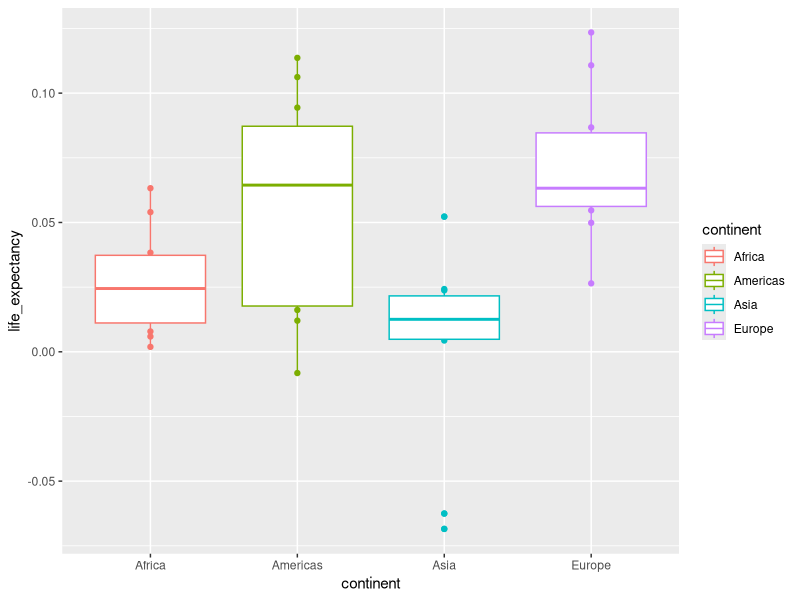
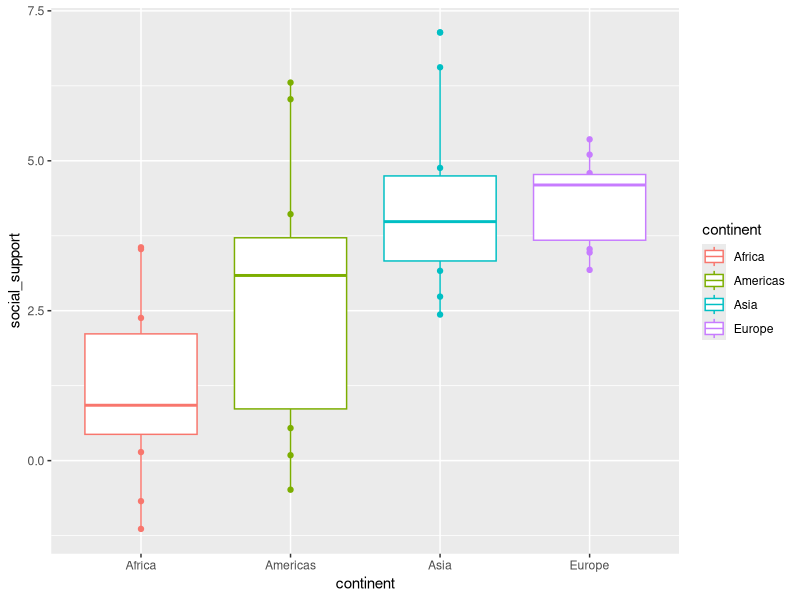
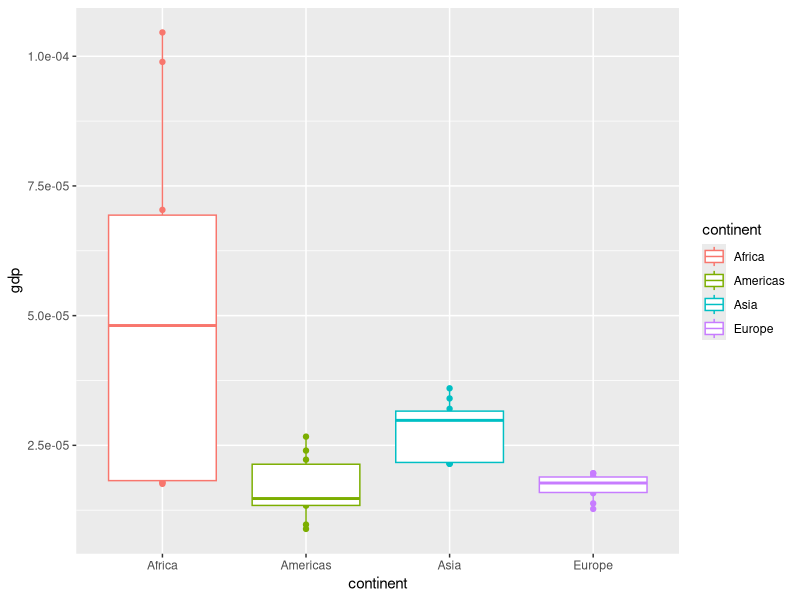
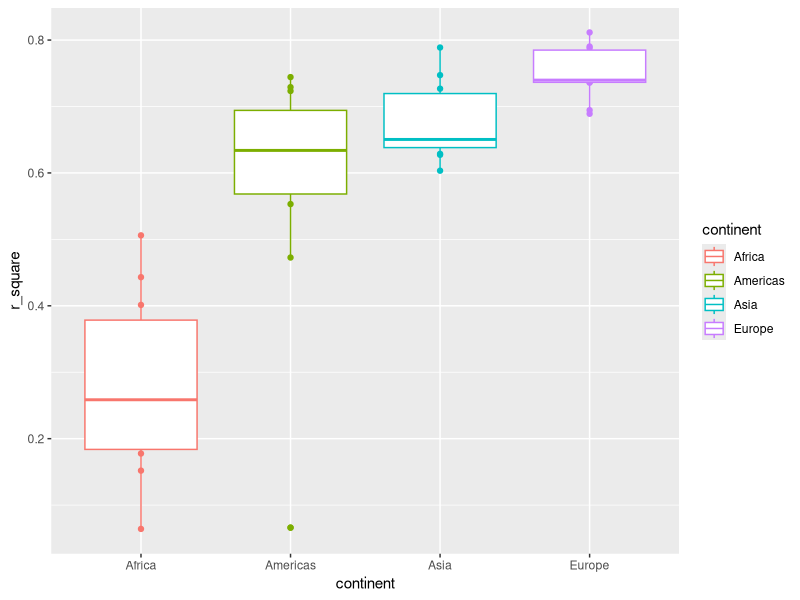

The R source for these figures, in order:
## ---- chunk 1
library(tidyverse)
library(readxl)
library(stats)
slopes <- read_excel("slopes.xlsx")
## ---- chunk 2
slopes %>%
  ggplot(mapping = aes(x = continent, y = life_expectancy, color = continent))+
  geom_point()+
  geom_boxplot()

slopes %>%
  ggplot(mapping = aes(x = continent, y = social_support, color = continent))+
  geom_point()+
  geom_boxplot()

slopes %>%
  ggplot(mapping = aes(x = continent, y = gdp, color = continent))+
  geom_point()+
  geom_boxplot()

slopes %>%
  ggplot(mapping = aes(x = continent, y = r_square, color = continent))+
  geom_point()+
  geom_boxplot()
## ---- chunk 3
asia_slope <- slopes %>%
  filter(continent == "Asia")

americas_slope <- slopes %>%
  filter(continent == "Americas")

europe_slope <- slopes %>%
  filter(continent == "Europe")

africa_slope <- slopes %>%
  filter(continent == "Africa")
## ---- chunk 4
#p=0.007715 SIG
t.test(asia_slope$life_expectancy, 
       y = americas_slope$life_expectancy, 
       alternative = "two.sided",
       paired = FALSE)

#p=8.858e-05 SIG
t.test(asia_slope$life_expectancy, 
       y = europe_slope$life_expectancy, 
       alternative = "two.sided",
       paired = FALSE)

#p=0.08582 NOT
t.test(asia_slope$life_expectancy, 
       y = africa_slope$life_expectancy, 
       alternative = "two.sided",
       paired = FALSE)

#0.07408 NOT
t.test(americas_slope$life_expectancy, 
       y = africa_slope$life_expectancy, 
       alternative = "two.sided",
       paired = FALSE)

#0.003179 SIG
t.test(africa_slope$life_expectancy, 
       y = europe_slope$life_expectancy, 
       alternative = "two.sided",
       paired = FALSE)

#0.2597 NOT
t.test(americas_slope$life_expectancy, 
       y = europe_slope$life_expectancy, 
       alternative = "two.sided",
       paired = FALSE)
## ---- chunk 5
#p=0.07884 NOT
t.test(asia_slope$social_support, 
       y = americas_slope$social_support, 
       alternative = "two.sided",
       paired = FALSE)

#p=0.9035 NOT
t.test(asia_slope$social_support, 
       y = europe_slope$social_support, 
       alternative = "two.sided",
       paired = FALSE)

#p=0.0001339 SIG
t.test(asia_slope$social_support, 
       y = africa_slope$social_support, 
       alternative = "two.sided",
       paired = FALSE)

#0.08351 NOT
t.test(americas_slope$social_support, 
       y = africa_slope$social_support, 
       alternative = "two.sided",
       paired = FALSE)

#2.761e-05 SIG
t.test(africa_slope$social_support, 
       y = europe_slope$social_support, 
       alternative = "two.sided",
       paired = FALSE)

#0.04686 SIG
t.test(americas_slope$social_support, 
       y = europe_slope$social_support, 
       alternative = "two.sided",
       paired = FALSE)
## ---- chunk 6
#p=0.0002242 SIG
t.test(asia_slope$gdp, 
       y = americas_slope$gdp, 
       alternative = "two.sided",
       paired = FALSE)

#p=3.86e-05 SIG
t.test(asia_slope$gdp, 
       y = europe_slope$gdp, 
       alternative = "two.sided",
       paired = FALSE)

#p=0.03763 SIG
t.test(asia_slope$gdp, 
       y = africa_slope$gdp, 
       alternative = "two.sided",
       paired = FALSE)

#0.005401 SIG
t.test(americas_slope$gdp, 
       y = africa_slope$gdp, 
       alternative = "two.sided",
       paired = FALSE)

#0.005506 SIG
t.test(africa_slope$gdp, 
       y = europe_slope$gdp, 
       alternative = "two.sided",
       paired = FALSE)

#0.9506 NOT
t.test(americas_slope$gdp, 
       y = europe_slope$gdp, 
       alternative = "two.sided",
       paired = FALSE)
## ---- chunk 7
#p=0.1332 NOT
t.test(asia_slope$r_square, 
       y = americas_slope$r_square, 
       alternative = "two.sided",
       paired = FALSE)

#p=0.002544 SIG
t.test(asia_slope$r_square, 
       y = europe_slope$r_square, 
       alternative = "two.sided",
       paired = FALSE)

#p=4.179e-07 SIG
t.test(asia_slope$r_square, 
       y = africa_slope$r_square, 
       alternative = "two.sided",
       paired = FALSE)

#0.0004178 SIG
t.test(americas_slope$r_square, 
       y = africa_slope$r_square, 
       alternative = "two.sided",
       paired = FALSE)

#1.338e-07 SIG
t.test(africa_slope$r_square, 
       y = europe_slope$r_square, 
       alternative = "two.sided",
       paired = FALSE)

#0.014 SIG
t.test(americas_slope$r_square, 
       y = europe_slope$r_square, 
       alternative = "two.sided",
       paired = FALSE)
